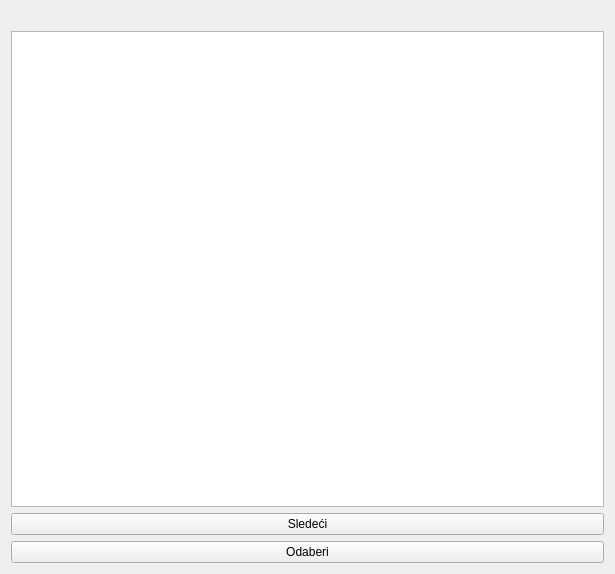
<?xml version="1.0" encoding="UTF-8"?>
<ui version="4.0">
 <class>ScheduleSuggestion</class>
 <widget class="QWidget" name="ScheduleSuggestion">
  <property name="geometry">
   <rect>
    <x>0</x>
    <y>0</y>
    <width>615</width>
    <height>574</height>
   </rect>
  </property>
  <property name="windowTitle">
   <string>Form</string>
  </property>
  <layout class="QVBoxLayout" name="verticalLayout">
   <item>
    <widget class="QLabel" name="label">
     <property name="text">
      <string/>
     </property>
    </widget>
   </item>
   <item>
    <widget class="QListWidget" name="listWidget"/>
   </item>
   <item>
    <widget class="QPushButton" name="pbNext">
     <property name="text">
      <string>Sledeći</string>
     </property>
    </widget>
   </item>
   <item>
    <widget class="QPushButton" name="pbConfirm">
     <property name="text">
      <string>Odaberi</string>
     </property>
    </widget>
   </item>
  </layout>
 </widget>
 <resources/>
 <connections/>
</ui>
